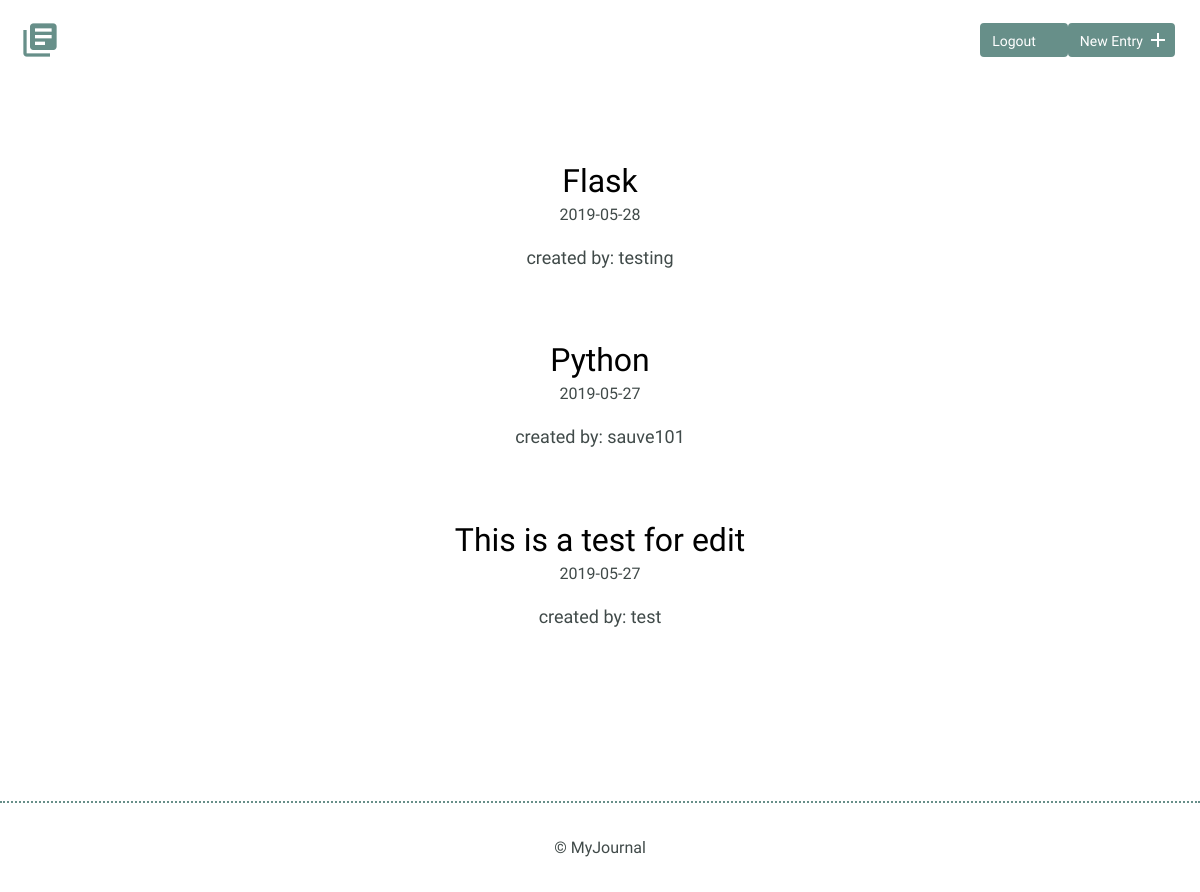
Screenshot of /entries (signed in) with the database file from the repository.
### models.py (models this page shows, shortened)
class Entry(Model):
    user = ForeignKeyField(User, related_name='entries')
    title = CharField(max_length=100)
    date = DateField(formats=['%Y-%m-%d'])
    time = IntegerField()
    learned = TextField()
    resources = TextField()
    class Meta:
        database = DATABASE
        order_by = ('date',)

class User(UserMixin, Model):
    username = CharField(unique=True)
    password = CharField(max_length=50)
    class Meta:
        database = DATABASE

### app.py (the view)
@app.route('/')
@app.route('/entries')
def index():
    entries = models.Entry.select().order_by(models.Entry.date.desc())
    return render_template('index.html', entries=entries)

### app.py (called while the page is built)
@login_manager.user_loader
def user_loader(userid):
    try:
        return models.User.get(models.User.id == userid)
    except models.DoesNotExist:
        return None

@app.before_request
def before_request():
    g.db = models.DATABASE
    g.db.connect()
    g.user = current_user

@app.after_request
def after_request(response):
    g.db.close()
    return response

### templates/index.html
{% extends 'layout.html' %}
{% block content %}
<section>
    <div class="container">
        <div class="entry-list">
          {% for entry in entries %}
          <article>
            <h2><a href="{{ url_for('view_entry', id=entry.id) }}">{{ entry.title }}</a></h2>
              <time datetime="2016-01-31">{{ entry.date }}</time>
              <p>created by: {{ entry.user.username }}</p>
          </article>
          {% endfor %}
        </div>
        </div>
</section>
{% endblock %}

### static/css/site.css (style rules this page uses)
body { font-size: 16px; color: #404a49; font-family: 'Cousine', serif; font-weight: 400; }
.container { margin: 0 auto; padding: 0 25px; }
h1, h2, h3 { margin: 0; font-weight: 400; line-height: 1em; color: #000; }
h2 { font-size: 32px; }
h2 a { text-decoration: none; color: #000; }
p { line-height: 1.8em; font-size: 18px; }
.entry-list, .edit-entry, .new-entry { max-width: 800px; margin: 0 auto; padding: 70px 0 150px 0; }
.entry-list article { margin-bottom: 70px; text-align: center; }
.entry-list article:last-child { margin-bottom: 0; }
.entry-list article h2 { margin-bottom: 8px; }

### rows the page displays
Entry: title "Flask", date "2019-05-28", user.username "testing"
Entry: title "Python", date "2019-05-27", user.username "sauve101"
Entry: title "This is a test for edit", date "2019-05-27", user.username "test"
